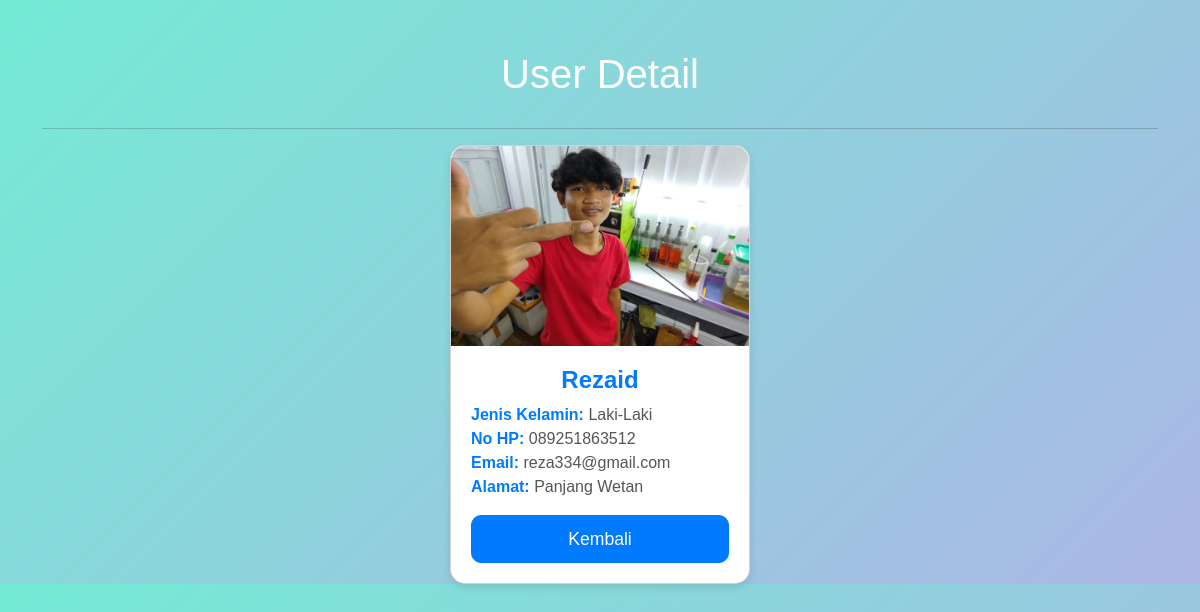
The page /detail.php?id=5 on the database its author committed.
### tables this page shows
CREATE TABLE `tb_users` (
  `id` int(10) NOT NULL,
  `nama` varchar(255) NOT NULL,
  `alamat` varchar(255) NOT NULL,
  `nohp` char(13) NOT NULL,
  `jenis_kelamin` enum('Laki-Laki','Perempuan') NOT NULL,
  `email` varchar(100) NOT NULL,
  `foto` varchar(355) NOT NULL
);

### database.php (called while the page is built, shortened)
<?php
class Database
{
    public $host = 'localhost';
    public $username = 'root';
    public $password = '';
    public $database = 'db_php';
    public $connect;
    function __construct()
    {
        $this->connect = mysqli_connect($this->host, $this->username, $this->password);
        mysqli_select_db($this->connect, $this->database);
    }
    function editData($id)
    {
        $data = mysqli_query($this->connect, "SELECT * FROM tb_users WHERE id = '$id'");
        $rows = mysqli_fetch_all($data, MYSQLI_ASSOC);
        return $rows;
    }
}
?>

### detail.php (the view, shortened to what this page needs)
<?php
include 'database.php';
$db = new Database;
$detail = $db->editData($_GET['id']);
?>
<!doctype html>
<html lang="en">
<head>
    <link href="https://cdn.jsdelivr.net/npm/bootstrap@5.3.3/dist/css/bootstrap.min.css" rel="stylesheet"
>
</head>
<body>
    <div class="container">
        <h1>User Detail</h1>
        <hr>
        <?php
        foreach ($detail as $dataUser) {
            ?>
            <div class="card">
                <img src="uploads/<?php echo $dataUser['foto']; ?>" class="card-img-top" alt="User Photo">
                <div class="card-body">
                    <h5 class="card-title"><?php echo $dataUser['nama']; ?></h5>
                    <p class="card-text">
                        <strong>Jenis Kelamin:</strong> <?php echo $dataUser['jenis_kelamin']; ?><br>
                        <strong>No HP:</strong> <?php echo $dataUser['nohp']; ?><br>
                        <strong>Email:</strong> <?php echo $dataUser['email']; ?><br>
                        <strong>Alamat:</strong> <?php echo $dataUser['alamat']; ?>
                    </p>
                    <a href="index.php" class="btn btn-primary">Kembali</a>
                </div>
            </div>
            <?php
        }
        ?>
    </div>
</body>
</html>

### detail.php (style rules this page uses)
body { background: linear-gradient(135deg, #74ebd5 0%, #acb6e5 100%); font-family: 'Arial', sans-serif; color: #333; }
.container { margin-top: 50px; }
h1 { text-align: center; color: #fff; margin-bottom: 30px; }
.card { border-radius: 15px; box-shadow: 0 4px 8px rgba(0, 0, 0, 0.1); overflow: hidden; }
.card img { border-top-left-radius: 15px; border-top-right-radius: 15px; object-fit: cover; height: 200px; }
.card-body { padding: 20px; }
.card-title { font-size: 1.5rem; color: #007bff; font-weight: bold; text-align: center; }
.card-text { font-size: 1rem; color: #555; }
.card-text strong { color: #007bff; }
.btn-primary { background-color: #007bff; border-color: #007bff; width: 100%; padding: 10px; font-size: 1.1rem; border-radius: 10px; }
.card { margin: auto; width: 300px; background-color: #fff; }

### rows shown on the page
tb_users: foto (picture), nama "Rezaid", jenis_kelamin "Laki-Laki", nohp "089251863512", email "reza334@gmail.com", alamat "Panjang Wetan"
